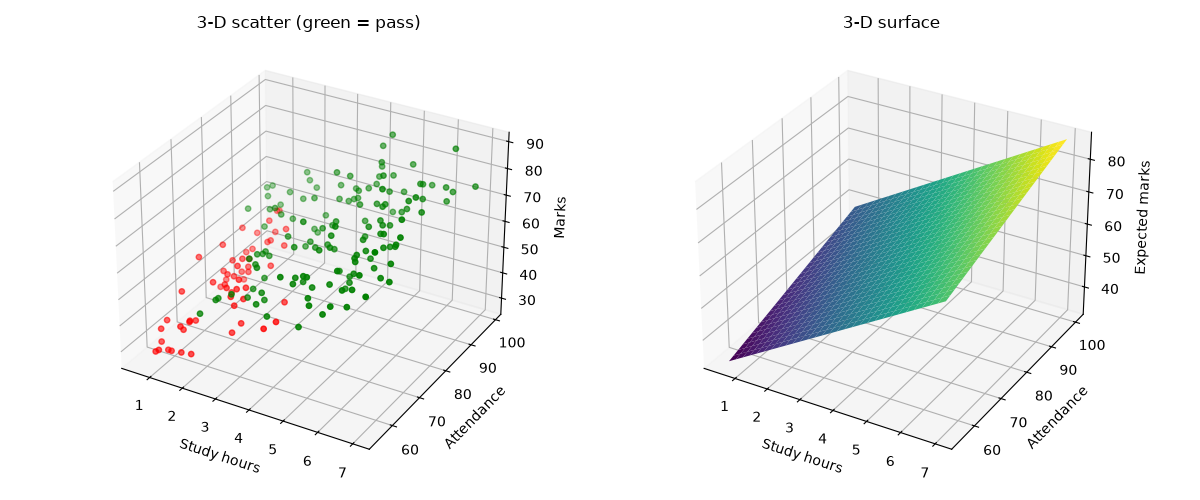

Reproduce this figure in Python.
# plot_3d.py
# 3-D plots show THREE numeric variables at once (Matplotlib's 3-D toolkit).

import matplotlib
matplotlib.use("Agg")
import matplotlib.pyplot as plt
import numpy as np
import pandas as pd

df = pd.read_csv("students_performance.csv")

fig = plt.figure(figsize=(12, 5))

# 1) 3-D scatter: study hours, attendance and marks
ax1 = fig.add_subplot(1, 2, 1, projection="3d")          # projection="3d" makes a 3-D axes
colours = np.where(df["result"] == "Pass", "green", "red")
ax1.scatter(df["study_hours"], df["attendance"], df["marks"], c=colours, s=15)
ax1.set_xlabel("Study hours")
ax1.set_ylabel("Attendance")
ax1.set_zlabel("Marks")
ax1.set_title("3-D scatter (green = pass)")

# 2) 3-D surface: the "rule" marks = 10 + 6*hours + 0.35*attendance
hours = np.linspace(0.5, 7, 30)
attend = np.linspace(55, 100, 30)
H, A = np.meshgrid(hours, attend)          # every combination of hours and attendance
M = 10 + 6 * H + 0.35 * A
ax2 = fig.add_subplot(1, 2, 2, projection="3d")
ax2.plot_surface(H, A, M, cmap="viridis")
ax2.set_xlabel("Study hours")
ax2.set_ylabel("Attendance")
ax2.set_zlabel("Expected marks")
ax2.set_title("3-D surface")

fig.tight_layout()
fig.savefig("plot_3d.png")
print("Saved plot_3d.png")
